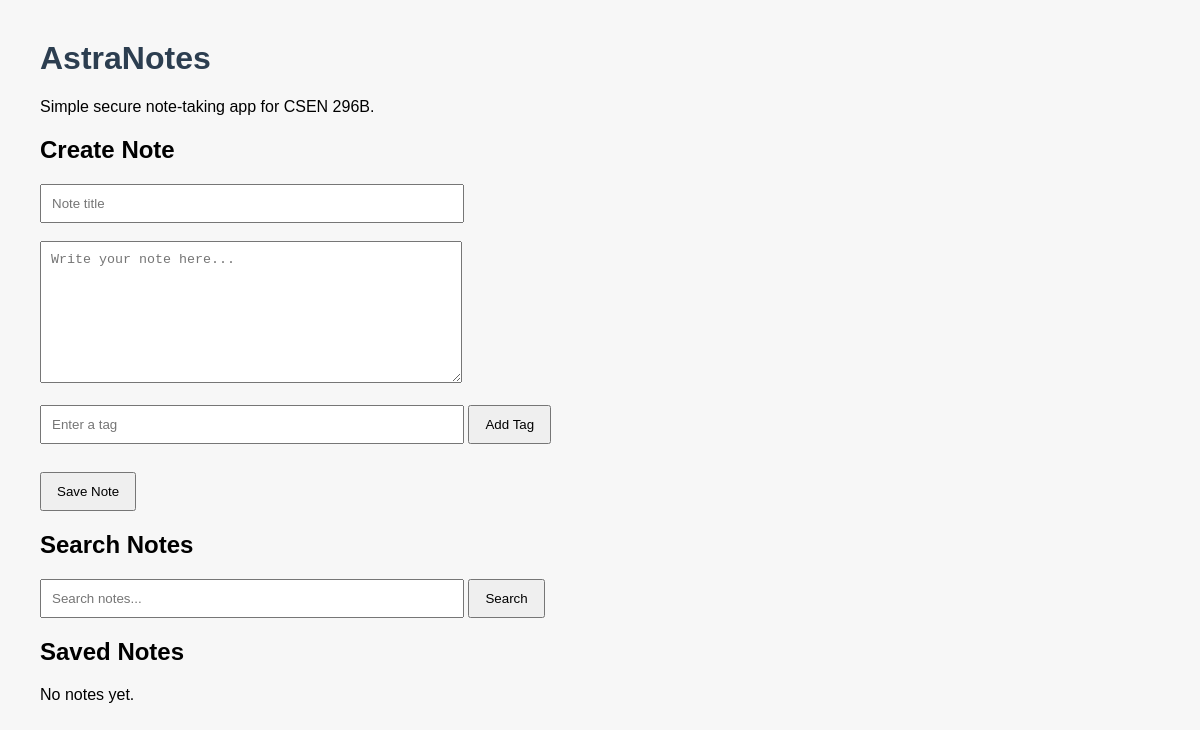
The app's page /, older data.
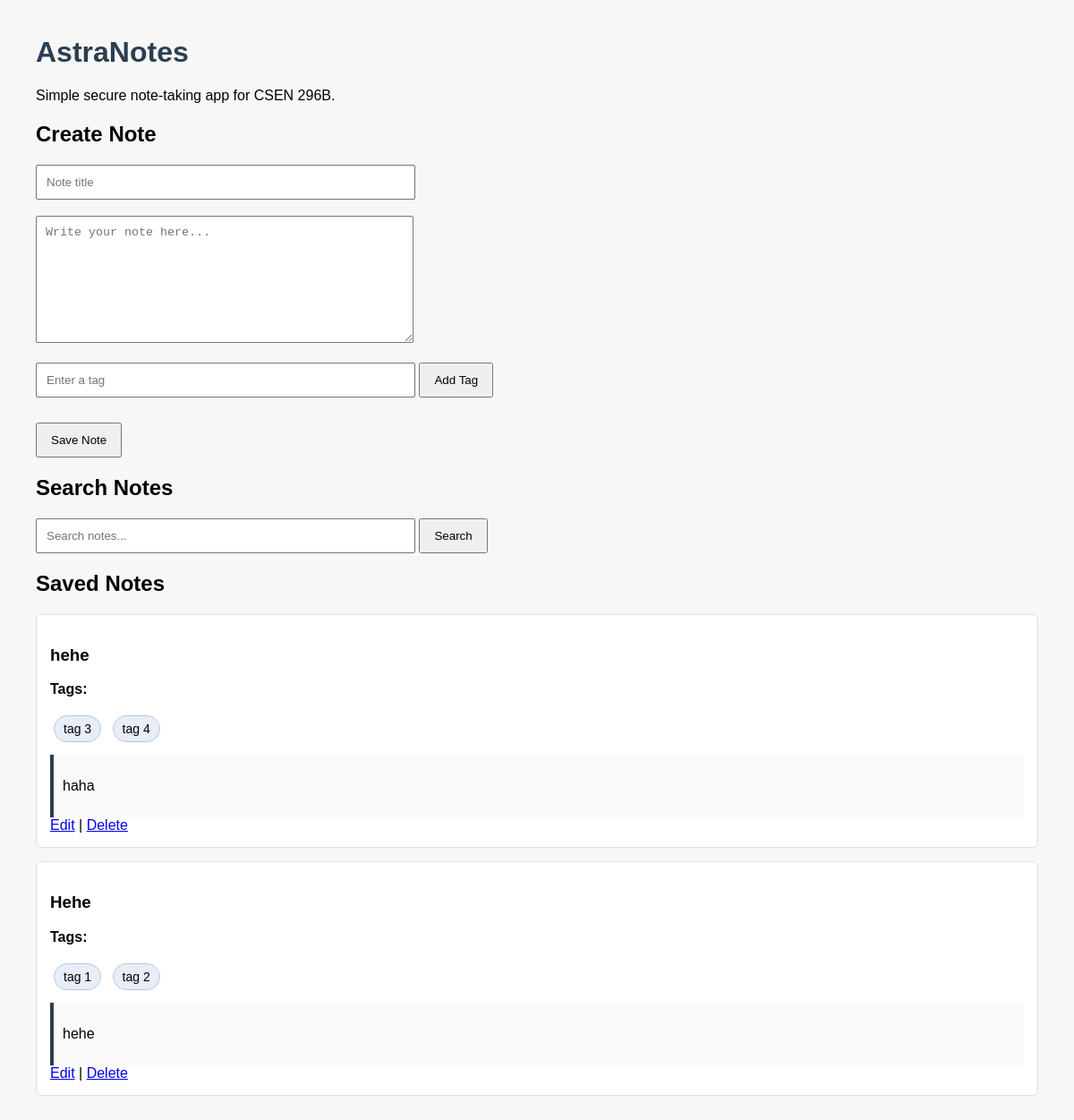
The same page, newer data.
### tables this page shows
CREATE TABLE notes (
            id INTEGER PRIMARY KEY AUTOINCREMENT,
            title TEXT NOT NULL,
            content TEXT NOT NULL
        , tags TEXT);

### src/app.py (the view, shortened to what this page needs)
@app.route("/")
def home():
    search_query = request.args.get("search", "")
    conn = get_db_connection()
    stored_notes = conn.execute("SELECT * FROM notes ORDER BY id DESC").fetchall()
    conn.close()
    processed_notes = []
    for note in stored_notes:
        note_dict = dict(note)
        decrypted_content = decrypt_text(note["content"])
        note_dict["content"] = decrypted_content
        note_dict["html_content"] = Markup(markdown.markdown(decrypted_content))
        processed_notes.append(note_dict)
    return render_template(
        "index.html",
        notes=processed_notes,
        search_query=search_query
    )

### src/app.py (called while the page is built)
def decrypt_text(encrypted_text):
    try:
        return cipher.decrypt(encrypted_text.encode()).decode()
    except Exception:
        return encrypted_text

def get_db_connection():
    conn = sqlite3.connect(DATABASE)
    conn.row_factory = sqlite3.Row
    return conn

### src/templates/index.html (shortened to what this page needs)
<!DOCTYPE html>
<html>
<head>
    <link rel="stylesheet" href="{{ url_for('static', filename='style.css') }}">
</head>
<body>
    <h1>AstraNotes</h1>
    <p>Simple secure note-taking app for CSEN 296B.</p>
    <h2>Create Note</h2>
    <form action="/add" method="POST">
        <input type="text" name="title" placeholder="Note title" required>
        <br><br>
        <textarea name="content" placeholder="Write your note here..." required></textarea>
        <br><br>
        <div class="tag-entry">
            <input type="text" id="tagInput" placeholder="Enter a tag">
            <button type="button" onclick="addTag()">Add Tag</button>
        </div>
        <br>
        <button type="submit">Save Note</button>
    </form>
    <h2>Search Notes</h2>
    <form method="GET" action="/">
        <input type="text" name="search" placeholder="Search notes..." value="{{ search_query }}">
        <button type="submit">Search</button>
    </form>
    <h2>Saved Notes</h2>
    {% for note in notes %}
    <div class="note">
        <h3>{{ note["title"] }}</h3>
        {% if note["tags"] %}
        <p><strong>Tags:</strong></p>
        {% if note["tags"] %}
        {% for tag in note["tags"].split(",") %}
        <span class="tag-chip">{{ tag }}</span>
        {% endfor %}
        {% else %}
        <p>No tags</p>
        {% endif %}
        {% endif %}
        <div class="markdown-preview">
            {{ note["html_content"] }}
        </div>
        <a href="{{ url_for('edit_note', note_id=note['id']) }}">Edit</a>
        |
        <a href="{{ url_for('delete_note', note_id=note['id']) }}">Delete</a>
    </div>
    {% else %}
    <p>No notes yet.</p>
    {% endfor %}
</body>
</html>

Row changes from the older to the newer data that the page shows:
added notes: title "hehe", tag "tag 3" "tag 4", html_content "haha"
added notes: title "Hehe", tag "tag 1" "tag 2", html_content "hehe"
Text that changed along with them:
text no longer shown: "No notes yet."
